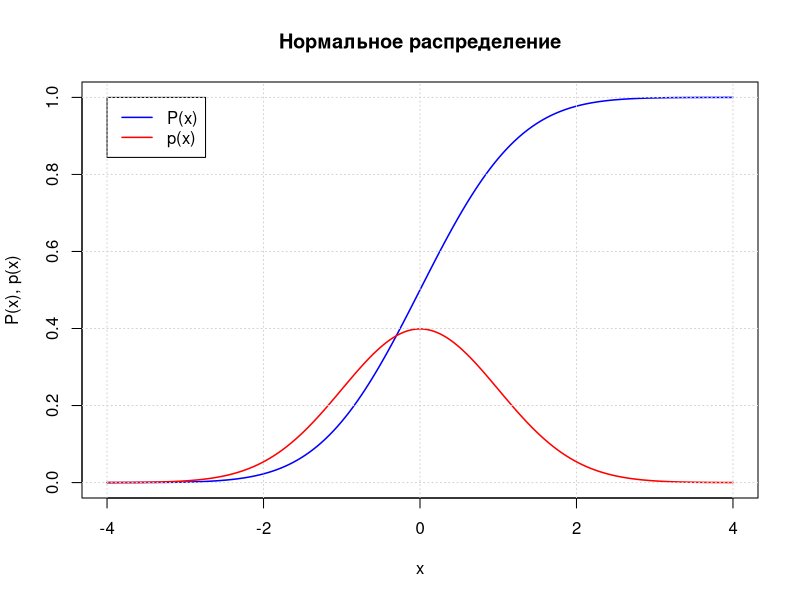
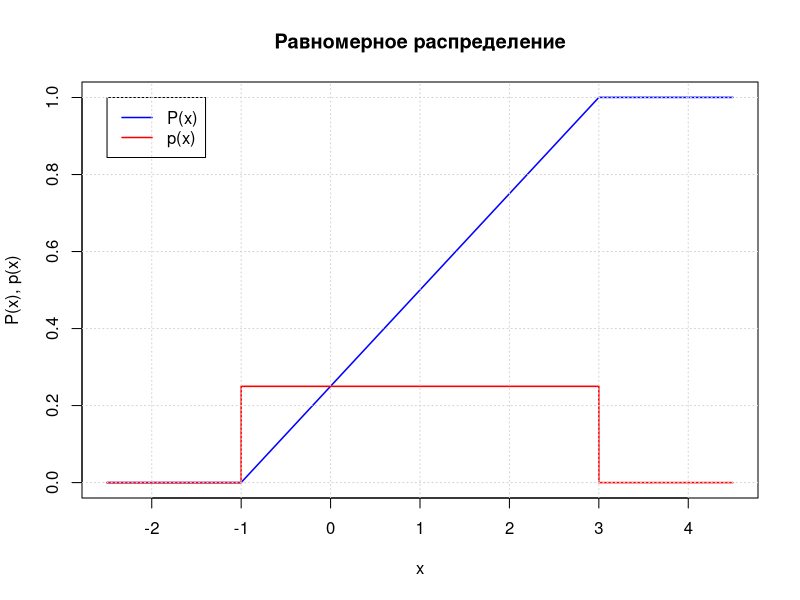
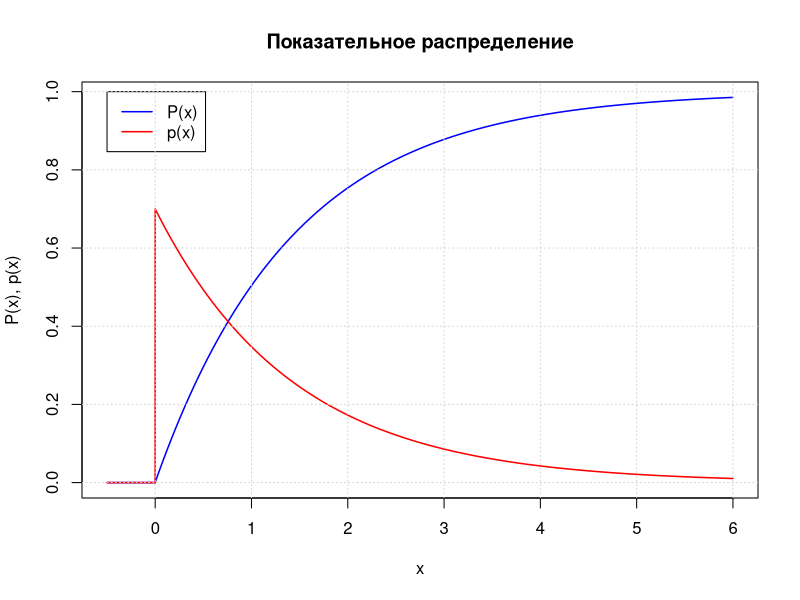
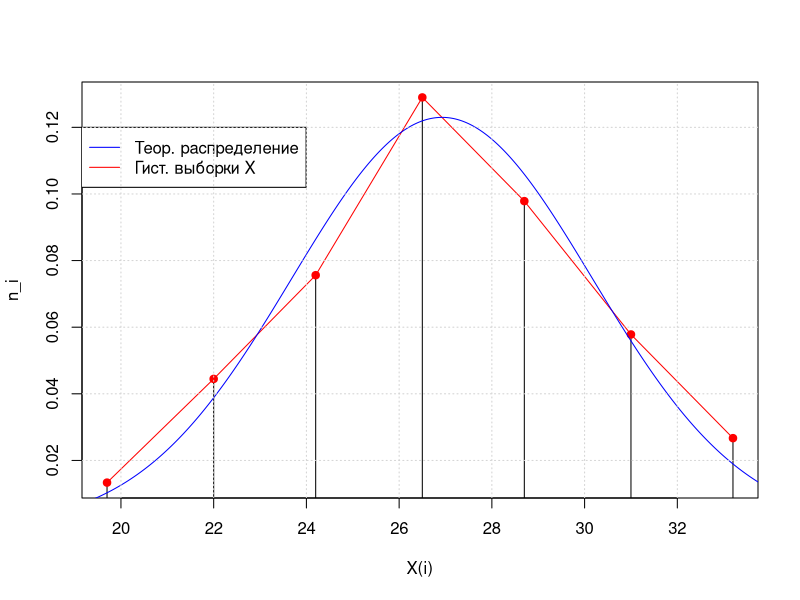
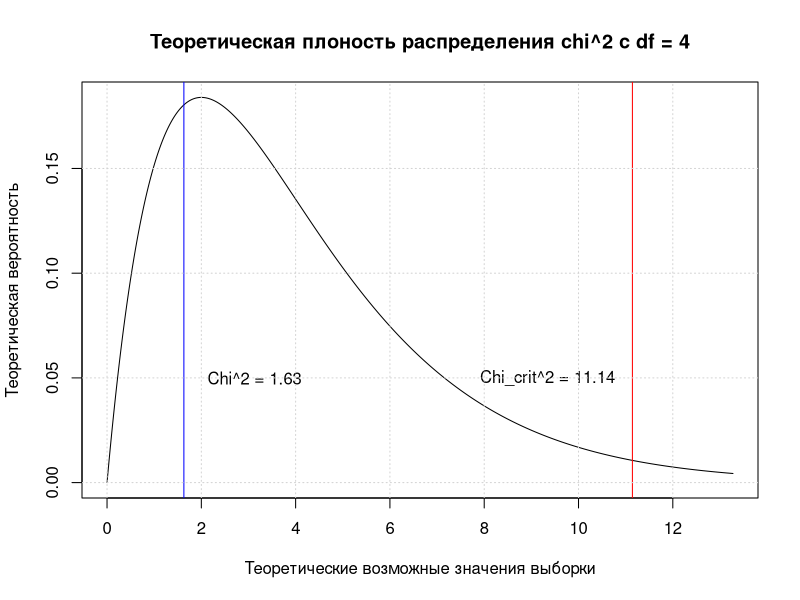
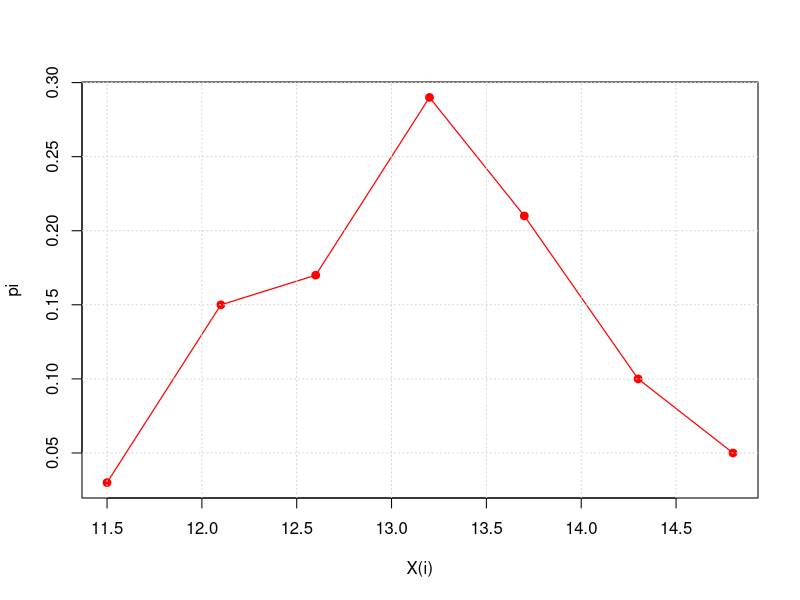
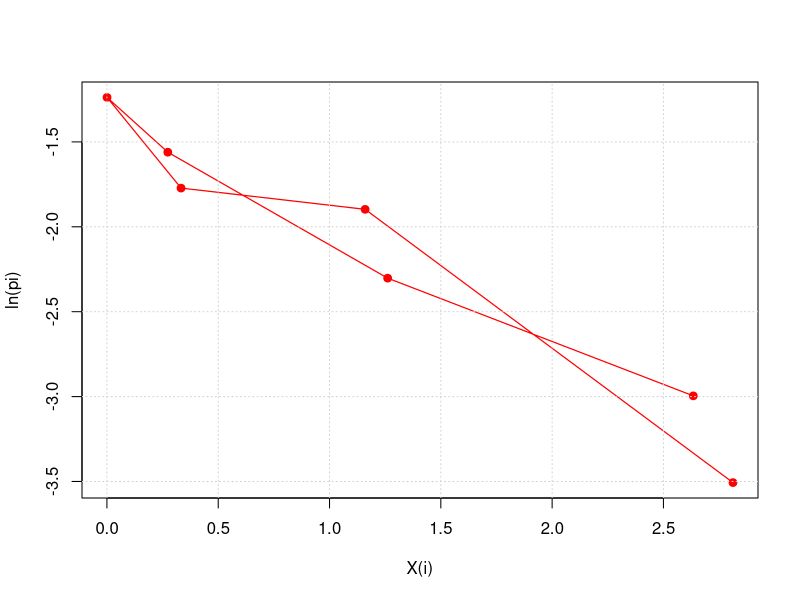
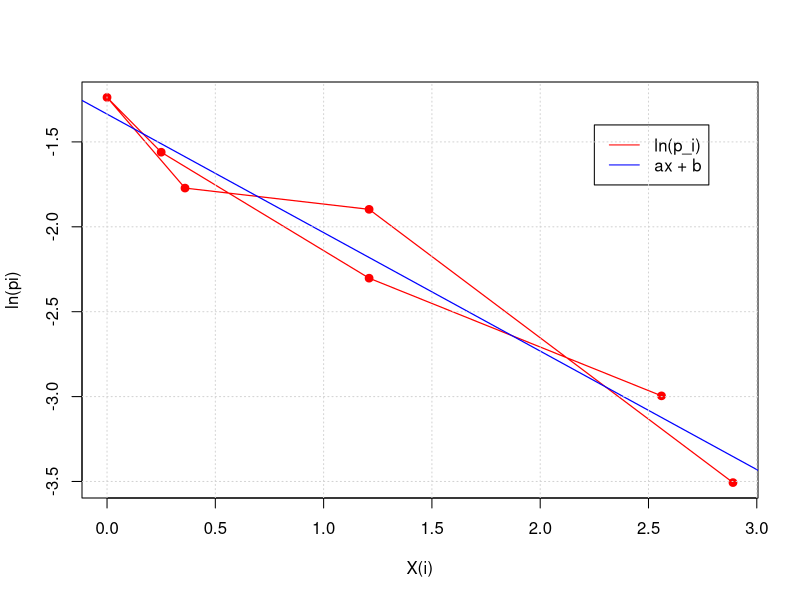

The R source for these figures, in order:
## ---- chunk 1
knitr::opts_chunk$set(echo = TRUE, dev="cairo_pdf")
## ---- chunk 2
grid <- seq(-4, 4, 0.001)
p_x <- dnorm(grid)
P_x <- cumsum(p_x) * 0.001

plot(grid, P_x, type = "l", col = "blue", lwd = I(1.5),
     main = "Нормальное распределение", xlab = "x", ylab = "P(x), p(x)")
lines(grid, p_x, type = "l", col = "red", lwd = I(1.5))
legend(x = -4, y = 1.0, legend = c("P(x)","p(x)"), col = c("blue", "red"), lwd = c(I(1.5), I(1.5)))
grid()
## ---- chunk 3
grid <- seq(-2.5, 4.5, 0.001)
p_x <- dunif(grid, -1, 3)
P_x <- cumsum(p_x) * 0.001

plot(grid, P_x, type = "l", col = "blue", lwd = I(1.5),
     main = "Равномерное распределение", xlab = "x", ylab = "P(x), p(x)")
lines(grid, p_x, type = "l", col = "red", lwd = I(1.5))
legend(x = -2.5, y = 1.0, legend = c("P(x)","p(x)"), col = c("blue", "red"), lwd = c(I(1.5), I(1.5)))
grid()
## ---- chunk 4
grid <- seq(-0.5, 6, 0.001)
p_x <- dexp(grid, 0.7)
P_x <- cumsum(p_x) * 0.001

plot(grid, P_x, type = "l", col = "blue", lwd = I(1.5),
     main = "Показательное распределение", xlab = "x", ylab = "P(x), p(x)")
lines(grid, p_x, type = "l", col = "red", lwd = I(1.5))
legend(x = -0.5, y = 1.0, legend = c("P(x)","p(x)"), col = c("blue", "red"), lwd = c(I(1.5), I(1.5)))
grid()
## ---- chunk 5
library(dplyr)
## ---- chunk 6
set.seed(123)

mu_param <- 26.7                         # Math Expectation of X_sample
sigma_param <- 3.5                       # Sigma of X_sample
N <- 100                                 # Number of members in X_sample

n_groups = 1 + floor(log2(N))                       # Number of hist groups
X_sample <- round(rnorm(n = N, 
                        mean = mu_param, 
                        sd = sigma_param), 3)       # X_sample generation


h <- (max(X_sample) - min(X_sample)) / n_groups     # Hist step

Z <- seq(from = min(X_sample),
         to = max(X_sample),
         by = h)                                    # Hist boundaries

X <- (Z[-1] + Z[-length(Z)]) / 2                    # Hist centers

table_cut <- data.frame(values = X_sample, 
                        groups = cut(X_sample, n_groups)) # Table of quants

print(head(table_cut))                              # Table of values and groups
## ---- chunk 7
# GroupBy 'groups' and calculate Absolute and Relative frequences
table_hist <- table_cut %>% 
  dplyr::group_by(groups) %>% 
  dplyr::summarise(abs_freq = n(),
                   rel_freq = n()/N)

table_hist$low <- round(Z[-length(Z)], 1)           # Lower bound of columns
table_hist$upp <- round(Z[-1], 1)                   # Upper bound of columns
table_hist$med <- round(X, 1)                       # Middle of columns

print(table_hist)
## ---- chunk 8
mu_sample <- sum(table_hist$med * table_hist$rel_freq)
print(mu_sample)
## ---- chunk 9
sd_sample <- sqrt(sum((table_hist$med - mu_sample)^2 * table_hist$rel_freq))
print(sd_sample)
## ---- chunk 10
grid <- seq(mu_sample - 2.5 * sd_sample, mu_sample + 2.5 * sd_sample, 0.001)

plot(x = table_hist$med, 
     y = table_hist$rel_freq / h, 
     type="h", xlab = "X(i)", ylab = "n_i")
lines(x = table_hist$med, 
      y = table_hist$rel_freq / h, 
      type = "o", col = "red", pch=19)
lines(grid, dnorm(grid,mu_sample,sd_sample), col="blue")
legend(x = 19, y = 0.12, 
       legend = c("Теор. распределение", "Гист. выборки X"),
       col = c("blue", "red"), 
       lty = c(1, 1))
grid()
## ---- chunk 11
integrate(f = dnorm,               # Func to integrate
          lower = -Inf,            # Low bound
          upper = 25.9,            # Upper bound
          mean = mu_sample,        # Param1
          sd = sd_sample,          # Param2
          abs.tol = 0)             # Absolute error
## ---- chunk 12
interg_normal <- function(low=-Inf, high=Inf, mean_param=0, sd_param=1) {
  unlist(
    integrate(f = dnorm, 
              mean = mean_param, 
              sd=sd_param, 
              lower=low, 
              upper=high, 
              abs.tol=0)[1]
    )
}
## ---- chunk 13
chisq_test_norm <- function(table_hist, mean_p, sd_p) {
  N <- sum(table_hist$abs_freq)
  prac <- table_hist$abs_freq
  theor <- numeric(nrow(table_hist))
  for (i in 1:nrow(table_hist)) {
    theor[i] <- N * (interg_normal(high = table_hist$upp[i], 
                                   mean_param = mean_p, 
                                   sd_param = sd_p) - 
                       interg_normal(high = table_hist$low[i], 
                                     mean_param = mean_p, 
                                     sd_param = sd_p))
  }
  chisq_d <-sum((prac - theor)^2 / theor)
  return(chisq_d)
}
## ---- chunk 14
chisq_test <- chisq_test_norm(table_hist = table_hist, 
                              mean_p = mu_sample, 
                              sd_p = sd_sample)

chisq_test < qchisq(p=0.975, df = n_groups - 2 - 1)
## ---- chunk 15
x_axis <- seq(0, qchisq(0.99, n_groups - 2 - 1), 0.001)
plot(x_axis, dchisq(x_axis, n_groups - 2 - 1), type="l",
     xlab = "Теоретические возможные значения выборки",
     ylab = "Теоретическая вероятность",
     main = paste0("Теоретическая плоность распределения chi^2 с df = ", n_groups - 2 - 1))
abline(v = c(chisq_test, qchisq(0.975, n_groups - 2 - 1)), col = c("blue", "red"))
text(x = c(chisq_test, qchisq(0.975, n_groups - 2 - 1)) + c(1.5, -1.8), y = 0.05, 
     labels = c(paste0("Chi^2 = ", round(chisq_test, 2)), 
                paste0("Chi_crit^2 = ", round(qchisq(0.975, n_groups - 2 - 1), 2))))
grid()
## ---- chunk 16
set.seed(12)

N <- 100                                        # Number of rows in sample
mu_param <- 13.2                                # Mu param
sigma_param <- 0.9                              # Sigma param
X_sample <- rnorm(n = N, 
                  mean = mu_param, 
                  sd = sigma_param)             # Sample generation

n_groups <- 1 + floor(log2(N))                      # Number of groups

h <- (max(X_sample) - min(X_sample)) / n_groups     # Hist step

Z <- seq(from = min(X_sample),
         to = max(X_sample),
         by = h)                                    # Hist boundaries

X <- (Z[-1] + Z[-length(Z)]) / 2                    # Hist centers

table_cut <- data.frame(values = X_sample, 
                        groups = cut(X_sample, n_groups)) # Table of quants

print(head(table_cut))                             # Table of values and groups
## ---- chunk 17
# GroupBy 'groups' and calculate Absolute and Relative frequences
table_hist <- table_cut %>% 
  dplyr::group_by(groups) %>% 
  dplyr::summarise(abs_freq = n(),
                   rel_freq = n()/N)

table_hist$low <- round(Z[-length(Z)], 1)           # Lower bound of columns
table_hist$upp <- round(Z[-1], 1)                   # Upper bound of columns
table_hist$med <- round(X, 1)                       # Middle of columns

print(table_hist)
## ---- chunk 18
mu_sample <- sum(table_hist$med * table_hist$rel_freq)
sd_sample <- sqrt(sum((table_hist$med - mu_sample)^2 * table_hist$rel_freq))
## ---- chunk 19
plot(x = table_hist$med,
     y = table_hist$rel_freq,
     col = "red",
     type = "o",
     pch = 19,
     lwd = I(1.2),
     xlab = "X(i)", ylab = "pi")
grid()
## ---- chunk 20
plot(x = (table_hist$med - mu_sample)^2,
     y = log(table_hist$rel_freq),
     col = "red",
     type = "o",
     pch = 19,
     lwd = I(1.2),
     xlab = "X(i)", ylab = "ln(pi)")
grid()
## ---- chunk 21
ln_p <- log(table_hist$rel_freq)                # У
x <- (table_hist$med - mu_param)^2              # X

linear_model <- lm(ln_p ~ x)                    # Linear model ln_p of x
a <- linear_model$coefficients[2]               # Slope  
b <- linear_model$coefficients[1]               # Intercept

print(linear_model)
## ---- chunk 22
plot(x = x,
     y = ln_p,
     col = "red",
     type = "o",
     pch = 19,
     lwd = I(1.2),
     xlab = "X(i)", ylab = "ln(pi)")
abline(a = b, 
       b = a, 
       col = "blue", 
       lwd = I(1.2))
legend(x = 2.25, y = -1.4, 
       legend = c("ln(p_i)", "ax + b"), 
       col = c("red", "blue"),
       lty = c(1, 1))
grid()
## ---- chunk 23
mod_ln_p <- a * x + b
R2 <- cor(ln_p, mod_ln_p)^2

print(R2)
## ---- chunk 24
set.seed(12)

N <- 100                                        # Number of rows in sample
lambda_param <- 0.87                                # Lambda param
X_sample <- rexp(n = N, rate = lambda_param)        # Sample generation

n_groups <- 1 + floor(log2(N))                      # Number of groups

h <- (max(X_sample)) / n_groups                     # Hist step

Z <- seq(from = 0,
         to = max(X_sample),
         by = h)                                    # Hist boundaries

X <- (Z[-1] + Z[-length(Z)]) / 2                    # Hist centers

table_cut <- data.frame(values = X_sample, 
                        groups = cut(X_sample, Z)) # Table of quants

print(head(table_cut))                             # Table of values and groups
## ---- chunk 25
# GroupBy 'groups' and calculate Absolute and Relative frequences
table_hist <- table_cut %>% 
  dplyr::group_by(groups) %>% 
  dplyr::summarise(abs_freq = n(),
                   rel_freq = n()/N)

table_hist$low <- round(Z[-length(Z)], 2)           # Lower bound of columns
table_hist$upp <- round(Z[-1], 2)                   # Upper bound of columns
table_hist$med <- round(X, 2)                       # Middle of columns

print(table_hist)
## ---- chunk 26
plot(x = table_hist$med,
     y = table_hist$rel_freq,
     col = "red",
     type = "o",
     pch = 19,
     lwd = I(1.2),
     xlab = "X(i)", ylab = "pi")
grid()
## ---- chunk 27
plot(x = table_hist$med,
     y = log(table_hist$rel_freq),
     col = "red",
     type = "o",
     pch = 19,
     lwd = I(1.2),
     xlab = "X(i)", ylab = "ln(pi)")
grid()
## ---- chunk 28
ln_p <- log(table_hist$rel_freq)                # У
x <- table_hist$med                             # X

linear_model <- lm(ln_p ~ x)                    # Linear model ln_p of x
a <- linear_model$coefficients[2]               # Slope  
b <- linear_model$coefficients[1]               # Intercept

print(linear_model)
## ---- chunk 29
plot(x = table_hist$med,
     y = log(table_hist$rel_freq),
     col = "red",
     type = "o",
     pch = 19,
     lwd = I(1.2),
     xlab = "X(i)", ylab = "ln(pi)")
abline(a = b, 
       b = a, 
       col = "blue", 
       lwd = I(1.2))
legend(x = 3.5, y = -1.0, 
       legend = c("ln(p_i)", "ax + b"), 
       col = c("red", "blue"),
       lty = c(1, 1))
grid()
## ---- chunk 30
mod_ln_p <- a * x + b
R2 <- cor(ln_p, mod_ln_p)^2

print(R2)
